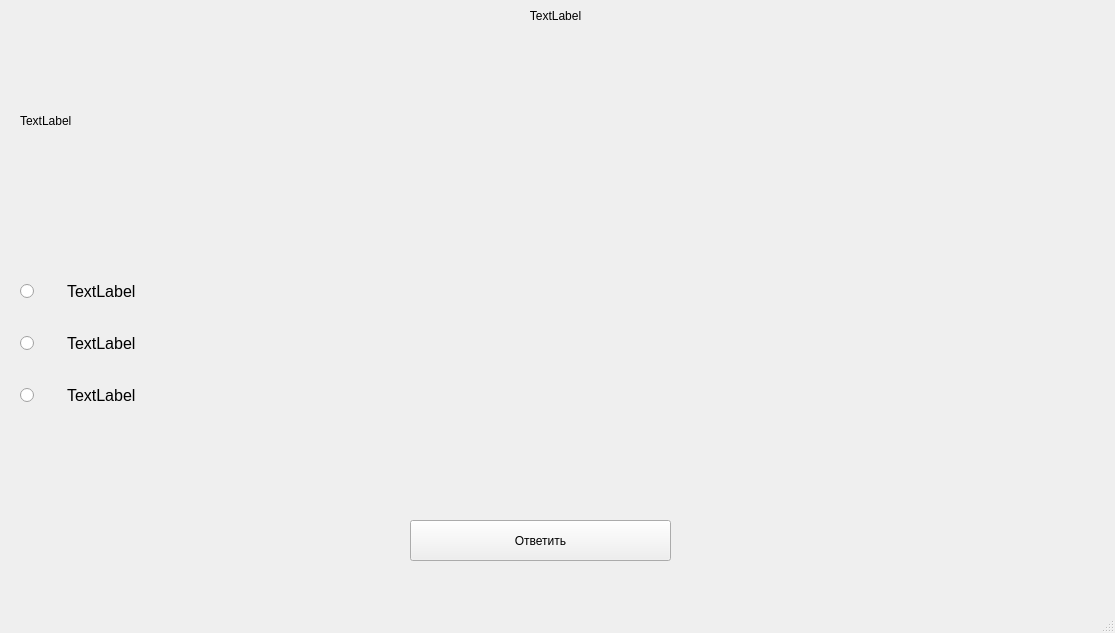
<?xml version="1.0" encoding="UTF-8"?>
<ui version="4.0">
 <class>MainWindow</class>
 <widget class="QMainWindow" name="MainWindow">
  <property name="geometry">
   <rect>
    <x>0</x>
    <y>0</y>
    <width>1115</width>
    <height>633</height>
   </rect>
  </property>
  <property name="windowTitle">
   <string>MainWindow</string>
  </property>
  <widget class="QWidget" name="centralwidget">
   <widget class="QWidget" name="verticalLayoutWidget">
    <property name="geometry">
     <rect>
      <x>20</x>
      <y>40</y>
      <width>1071</width>
      <height>161</height>
     </rect>
    </property>
    <layout class="QVBoxLayout" name="verticalLayout">
     <item>
      <widget class="QLabel" name="label">
       <property name="styleSheet">
        <string notr="true">font: 12pt &quot;Arial&quot;;</string>
       </property>
       <property name="text">
        <string>TextLabel</string>
       </property>
       <property name="wordWrap">
        <bool>true</bool>
       </property>
      </widget>
     </item>
    </layout>
   </widget>
   <widget class="QPushButton" name="pushButton">
    <property name="geometry">
     <rect>
      <x>410</x>
      <y>520</y>
      <width>261</width>
      <height>41</height>
     </rect>
    </property>
    <property name="styleSheet">
     <string notr="true">QPushButton {
	font: 12pt &quot;Arial&quot;;
}

QPushButton:hover {
	background-color: #e6f0ed;
}</string>
    </property>
    <property name="text">
     <string>Ответить</string>
    </property>
   </widget>
   <widget class="QLabel" name="label_2">
    <property name="geometry">
     <rect>
      <x>20</x>
      <y>0</y>
      <width>1071</width>
      <height>31</height>
     </rect>
    </property>
    <property name="text">
     <string>TextLabel</string>
    </property>
    <property name="alignment">
     <set>Qt::AlignCenter</set>
    </property>
   </widget>
   <widget class="QWidget" name="formLayoutWidget">
    <property name="geometry">
     <rect>
      <x>20</x>
      <y>220</y>
      <width>1071</width>
      <height>271</height>
     </rect>
    </property>
    <layout class="QFormLayout" name="formLayout">
     <property name="fieldGrowthPolicy">
      <enum>QFormLayout::AllNonFixedFieldsGrow</enum>
     </property>
     <property name="formAlignment">
      <set>Qt::AlignLeading|Qt::AlignLeft|Qt::AlignVCenter</set>
     </property>
     <property name="horizontalSpacing">
      <number>7</number>
     </property>
     <item row="2" column="0">
      <widget class="QRadioButton" name="radioButton_2">
       <property name="styleSheet">
        <string notr="true">font: 12pt &quot;Arial&quot;;</string>
       </property>
       <property name="text">
        <string> </string>
       </property>
      </widget>
     </item>
     <item row="2" column="1">
      <widget class="QLabel" name="label_4">
       <property name="font">
        <font>
         <family>Arial</family>
         <pointsize>12</pointsize>
        </font>
       </property>
       <property name="text">
        <string>TextLabel</string>
       </property>
       <property name="wordWrap">
        <bool>true</bool>
       </property>
      </widget>
     </item>
     <item row="4" column="0">
      <widget class="QRadioButton" name="radioButton_3">
       <property name="styleSheet">
        <string notr="true">font: 12pt &quot;Arial&quot;;</string>
       </property>
       <property name="text">
        <string> </string>
       </property>
      </widget>
     </item>
     <item row="4" column="1">
      <widget class="QLabel" name="label_5">
       <property name="font">
        <font>
         <family>Arial</family>
         <pointsize>12</pointsize>
        </font>
       </property>
       <property name="text">
        <string>TextLabel</string>
       </property>
       <property name="wordWrap">
        <bool>true</bool>
       </property>
      </widget>
     </item>
     <item row="0" column="1">
      <widget class="QLabel" name="label_3">
       <property name="font">
        <font>
         <family>Arial</family>
         <pointsize>12</pointsize>
        </font>
       </property>
       <property name="text">
        <string>TextLabel</string>
       </property>
       <property name="wordWrap">
        <bool>true</bool>
       </property>
      </widget>
     </item>
     <item row="0" column="0">
      <widget class="QRadioButton" name="radioButton">
       <property name="styleSheet">
        <string notr="true">font: 12pt &quot;Arial&quot;;</string>
       </property>
       <property name="text">
        <string> </string>
       </property>
      </widget>
     </item>
     <item row="1" column="0">
      <spacer name="horizontalSpacer">
       <property name="orientation">
        <enum>Qt::Horizontal</enum>
       </property>
       <property name="sizeHint" stdset="0">
        <size>
         <width>40</width>
         <height>20</height>
        </size>
       </property>
      </spacer>
     </item>
     <item row="3" column="0">
      <spacer name="horizontalSpacer_2">
       <property name="orientation">
        <enum>Qt::Horizontal</enum>
       </property>
       <property name="sizeHint" stdset="0">
        <size>
         <width>40</width>
         <height>20</height>
        </size>
       </property>
      </spacer>
     </item>
     <item row="5" column="0">
      <spacer name="horizontalSpacer_3">
       <property name="orientation">
        <enum>Qt::Horizontal</enum>
       </property>
       <property name="sizeHint" stdset="0">
        <size>
         <width>40</width>
         <height>20</height>
        </size>
       </property>
      </spacer>
     </item>
    </layout>
   </widget>
  </widget>
  <widget class="QStatusBar" name="statusbar"/>
 </widget>
 <resources/>
 <connections/>
</ui>
